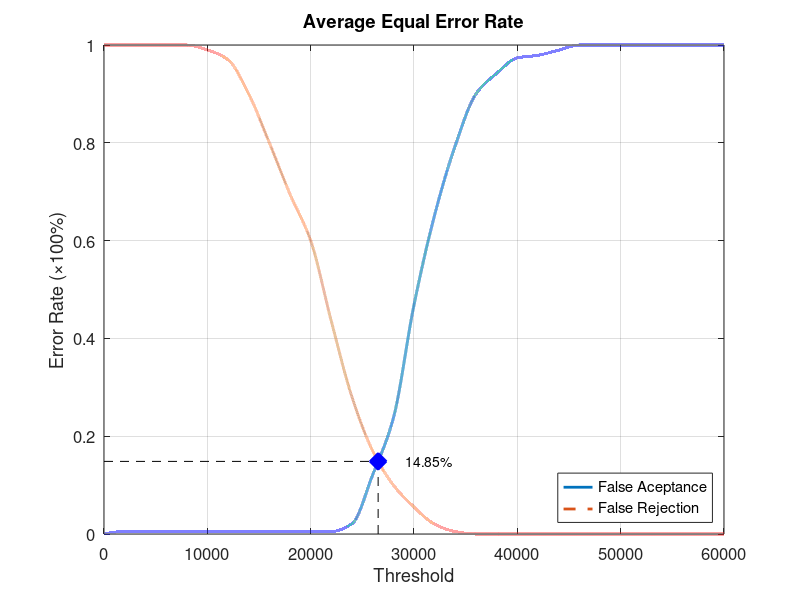
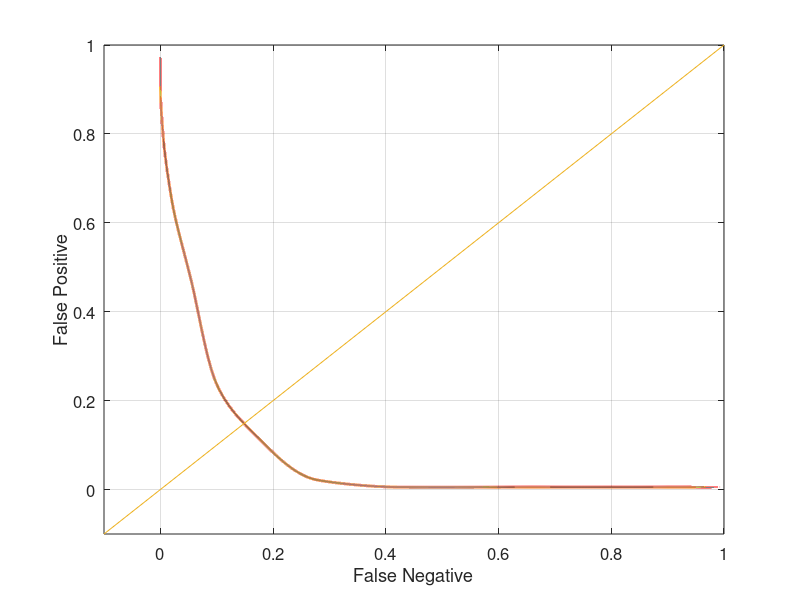

These charts were generated, in order, by the following MATLAB code:
function yEER = Database2_2
close all;
clear;
clc;
x = 0:2000:60000;
xq = 0:0.5:60000;

y0 = [0 0.00526316 0.00526316 0.00526316 0.00526316 0.00526316 0.00526316 0.00526316 0.00526316 0.00526316 0.00526316 0.00526316 0.0210526 0.121053 0.236842 0.468421 0.652632 0.794737 0.9 0.942105 0.973684 0.978947 0.989474 1 1 1 1 1 1 1 1];
yy0 = interp1(x, y0, xq, 'pchip');
y1 = [1 1 1 1 1 0.99 0.97 0.9 0.8 0.695 0.6 0.435 0.28 0.17 0.1 0.055 0.02 0.005 0 0 0 0 0 0 0 0 0 0 0 0 0];
yy1 = interp1(x, y1, xq, 'pchip');

% Calculating EER: 
y2 = abs(y0 - y1);
find(y2 == min(y2))
yy2 = abs(yy0 - yy1);
xEER = find(yy2 == min(yy2));
xEERIndex = xq(xEER) % X-axis EER
yEER = yy0(xEER) % Y-axis EER

main = figure
plot(xq, yy0,'-','LineWidth', 2);	hold on
plot(xq, yy1,'--','LineWidth', 2);	hold on
plot([xEERIndex xEERIndex], [0 yEER], 'k--');	hold on
plot([0 xEERIndex], [yEER yEER], 'k--');	hold on
plot(xEERIndex, yEER, 'bx', 'LineWidth', 10);	hold on
text(xEERIndex + 10 * xEERIndex / 100, yEER, [num2str(round((10000 * yEER)) / 100) '%'])
legend('False Aceptance', 'False Rejection', 'Location', 'SouthEast')
xlabel('Threshold')
ylabel('Error Rate (\times100%)')
title('Average Equal Error Rate')
set(gca, 'FontSize', 12)
axis([0 60000 0 1])
grid on

print(main, 'Database2_2Main', '-dpng');
FNRxFPR = figure('Color', [1 1 1]);
plot(yy1, yy0, '-', yy1, yy0, 'LineWidth', 2);
hold on
y = -0.1:0.1:1
plot(y, y); 
set(gca, 'FontSize', 12)
xlabel('False Negative')
ylabel('False Positive')
axis([-0.1 1 -0.1 1])
set(gca, 'FontSize', 12)
grid on

print(FNRxFPR, 'Database2_2FNRxFPR','-dpng');
end
